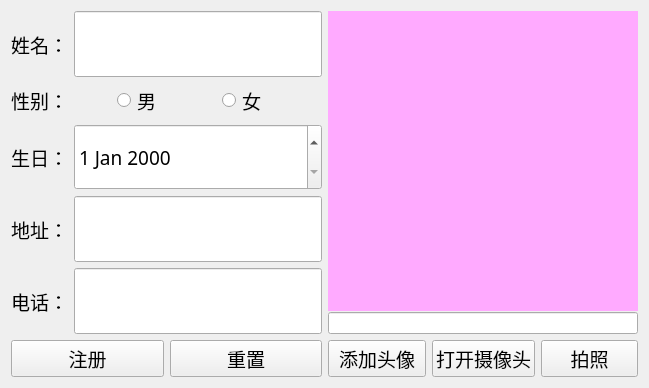
<?xml version="1.0" encoding="UTF-8"?>
<ui version="4.0">
 <class>RegisterWin</class>
 <widget class="QWidget" name="RegisterWin">
  <property name="geometry">
   <rect>
    <x>0</x>
    <y>0</y>
    <width>649</width>
    <height>388</height>
   </rect>
  </property>
  <property name="minimumSize">
   <size>
    <width>649</width>
    <height>388</height>
   </size>
  </property>
  <property name="maximumSize">
   <size>
    <width>649</width>
    <height>388</height>
   </size>
  </property>
  <property name="windowTitle">
   <string>Form</string>
  </property>
  <layout class="QHBoxLayout" name="horizontalLayout_9">
   <item>
    <layout class="QHBoxLayout" name="horizontalLayout_8">
     <item>
      <layout class="QVBoxLayout" name="verticalLayout">
       <item>
        <layout class="QHBoxLayout" name="horizontalLayout_2">
         <item>
          <widget class="QLabel" name="label">
           <property name="font">
            <font>
             <family>Agency FB</family>
             <pointsize>14</pointsize>
            </font>
           </property>
           <property name="text">
            <string>姓名：</string>
           </property>
          </widget>
         </item>
         <item>
          <widget class="QLineEdit" name="nameEdit">
           <property name="sizePolicy">
            <sizepolicy hsizetype="Expanding" vsizetype="Expanding">
             <horstretch>0</horstretch>
             <verstretch>0</verstretch>
            </sizepolicy>
           </property>
          </widget>
         </item>
        </layout>
       </item>
       <item>
        <layout class="QHBoxLayout" name="horizontalLayout">
         <item>
          <widget class="QLabel" name="label_4">
           <property name="font">
            <font>
             <family>Agency FB</family>
             <pointsize>14</pointsize>
            </font>
           </property>
           <property name="text">
            <string>性别：</string>
           </property>
          </widget>
         </item>
         <item>
          <widget class="QRadioButton" name="maleRb">
           <property name="font">
            <font>
             <family>Agency FB</family>
             <pointsize>14</pointsize>
            </font>
           </property>
           <property name="text">
            <string>男</string>
           </property>
          </widget>
         </item>
         <item>
          <widget class="QRadioButton" name="femaleRb">
           <property name="font">
            <font>
             <family>Agency FB</family>
             <pointsize>14</pointsize>
            </font>
           </property>
           <property name="text">
            <string>女</string>
           </property>
          </widget>
         </item>
        </layout>
       </item>
       <item>
        <layout class="QHBoxLayout" name="horizontalLayout_3">
         <item>
          <widget class="QLabel" name="label_5">
           <property name="font">
            <font>
             <family>Agency FB</family>
             <pointsize>14</pointsize>
            </font>
           </property>
           <property name="text">
            <string>生日：</string>
           </property>
          </widget>
         </item>
         <item>
          <widget class="QDateEdit" name="birthDEdit">
           <property name="sizePolicy">
            <sizepolicy hsizetype="Expanding" vsizetype="Expanding">
             <horstretch>0</horstretch>
             <verstretch>0</verstretch>
            </sizepolicy>
           </property>
           <property name="font">
            <font>
             <family>Agency FB</family>
             <pointsize>14</pointsize>
            </font>
           </property>
          </widget>
         </item>
        </layout>
       </item>
       <item>
        <layout class="QHBoxLayout" name="horizontalLayout_4">
         <item>
          <widget class="QLabel" name="label_2">
           <property name="font">
            <font>
             <family>Agency FB</family>
             <pointsize>14</pointsize>
            </font>
           </property>
           <property name="text">
            <string>地址：</string>
           </property>
          </widget>
         </item>
         <item>
          <widget class="QLineEdit" name="addressEdit">
           <property name="sizePolicy">
            <sizepolicy hsizetype="Expanding" vsizetype="Expanding">
             <horstretch>0</horstretch>
             <verstretch>0</verstretch>
            </sizepolicy>
           </property>
          </widget>
         </item>
        </layout>
       </item>
       <item>
        <layout class="QHBoxLayout" name="horizontalLayout_5">
         <item>
          <widget class="QLabel" name="label_3">
           <property name="font">
            <font>
             <family>Agency FB</family>
             <pointsize>14</pointsize>
            </font>
           </property>
           <property name="text">
            <string>电话：</string>
           </property>
          </widget>
         </item>
         <item>
          <widget class="QLineEdit" name="phoneEdit">
           <property name="sizePolicy">
            <sizepolicy hsizetype="Expanding" vsizetype="Expanding">
             <horstretch>0</horstretch>
             <verstretch>0</verstretch>
            </sizepolicy>
           </property>
          </widget>
         </item>
        </layout>
       </item>
       <item>
        <layout class="QHBoxLayout" name="horizontalLayout_6">
         <item>
          <widget class="QPushButton" name="registerPb">
           <property name="font">
            <font>
             <family>Agency FB</family>
             <pointsize>14</pointsize>
            </font>
           </property>
           <property name="text">
            <string>注册</string>
           </property>
          </widget>
         </item>
         <item>
          <widget class="QPushButton" name="resetPb">
           <property name="font">
            <font>
             <family>Agency FB</family>
             <pointsize>14</pointsize>
            </font>
           </property>
           <property name="text">
            <string>重置</string>
           </property>
          </widget>
         </item>
        </layout>
       </item>
      </layout>
     </item>
     <item>
      <layout class="QVBoxLayout" name="verticalLayout_2">
       <item>
        <widget class="QLabel" name="headPb">
         <property name="minimumSize">
          <size>
           <width>0</width>
           <height>300</height>
          </size>
         </property>
         <property name="styleSheet">
          <string notr="true">background-color: rgb(255, 170, 255);</string>
         </property>
         <property name="text">
          <string/>
         </property>
        </widget>
       </item>
       <item>
        <widget class="QLineEdit" name="picpathEdit"/>
       </item>
       <item>
        <layout class="QHBoxLayout" name="horizontalLayout_7">
         <item>
          <widget class="QPushButton" name="addheadPb">
           <property name="sizePolicy">
            <sizepolicy hsizetype="Minimum" vsizetype="Expanding">
             <horstretch>0</horstretch>
             <verstretch>0</verstretch>
            </sizepolicy>
           </property>
           <property name="font">
            <font>
             <family>Agency FB</family>
             <pointsize>14</pointsize>
            </font>
           </property>
           <property name="text">
            <string>添加头像</string>
           </property>
          </widget>
         </item>
         <item>
          <widget class="QPushButton" name="encamPb">
           <property name="sizePolicy">
            <sizepolicy hsizetype="Minimum" vsizetype="Expanding">
             <horstretch>0</horstretch>
             <verstretch>0</verstretch>
            </sizepolicy>
           </property>
           <property name="font">
            <font>
             <family>Agency FB</family>
             <pointsize>14</pointsize>
            </font>
           </property>
           <property name="text">
            <string>打开摄像头</string>
           </property>
          </widget>
         </item>
         <item>
          <widget class="QPushButton" name="tkphotoPb">
           <property name="sizePolicy">
            <sizepolicy hsizetype="Minimum" vsizetype="Expanding">
             <horstretch>0</horstretch>
             <verstretch>0</verstretch>
            </sizepolicy>
           </property>
           <property name="font">
            <font>
             <family>Agency FB</family>
             <pointsize>14</pointsize>
            </font>
           </property>
           <property name="text">
            <string>拍照</string>
           </property>
          </widget>
         </item>
        </layout>
       </item>
      </layout>
     </item>
    </layout>
   </item>
  </layout>
 </widget>
 <resources/>
 <connections/>
</ui>
